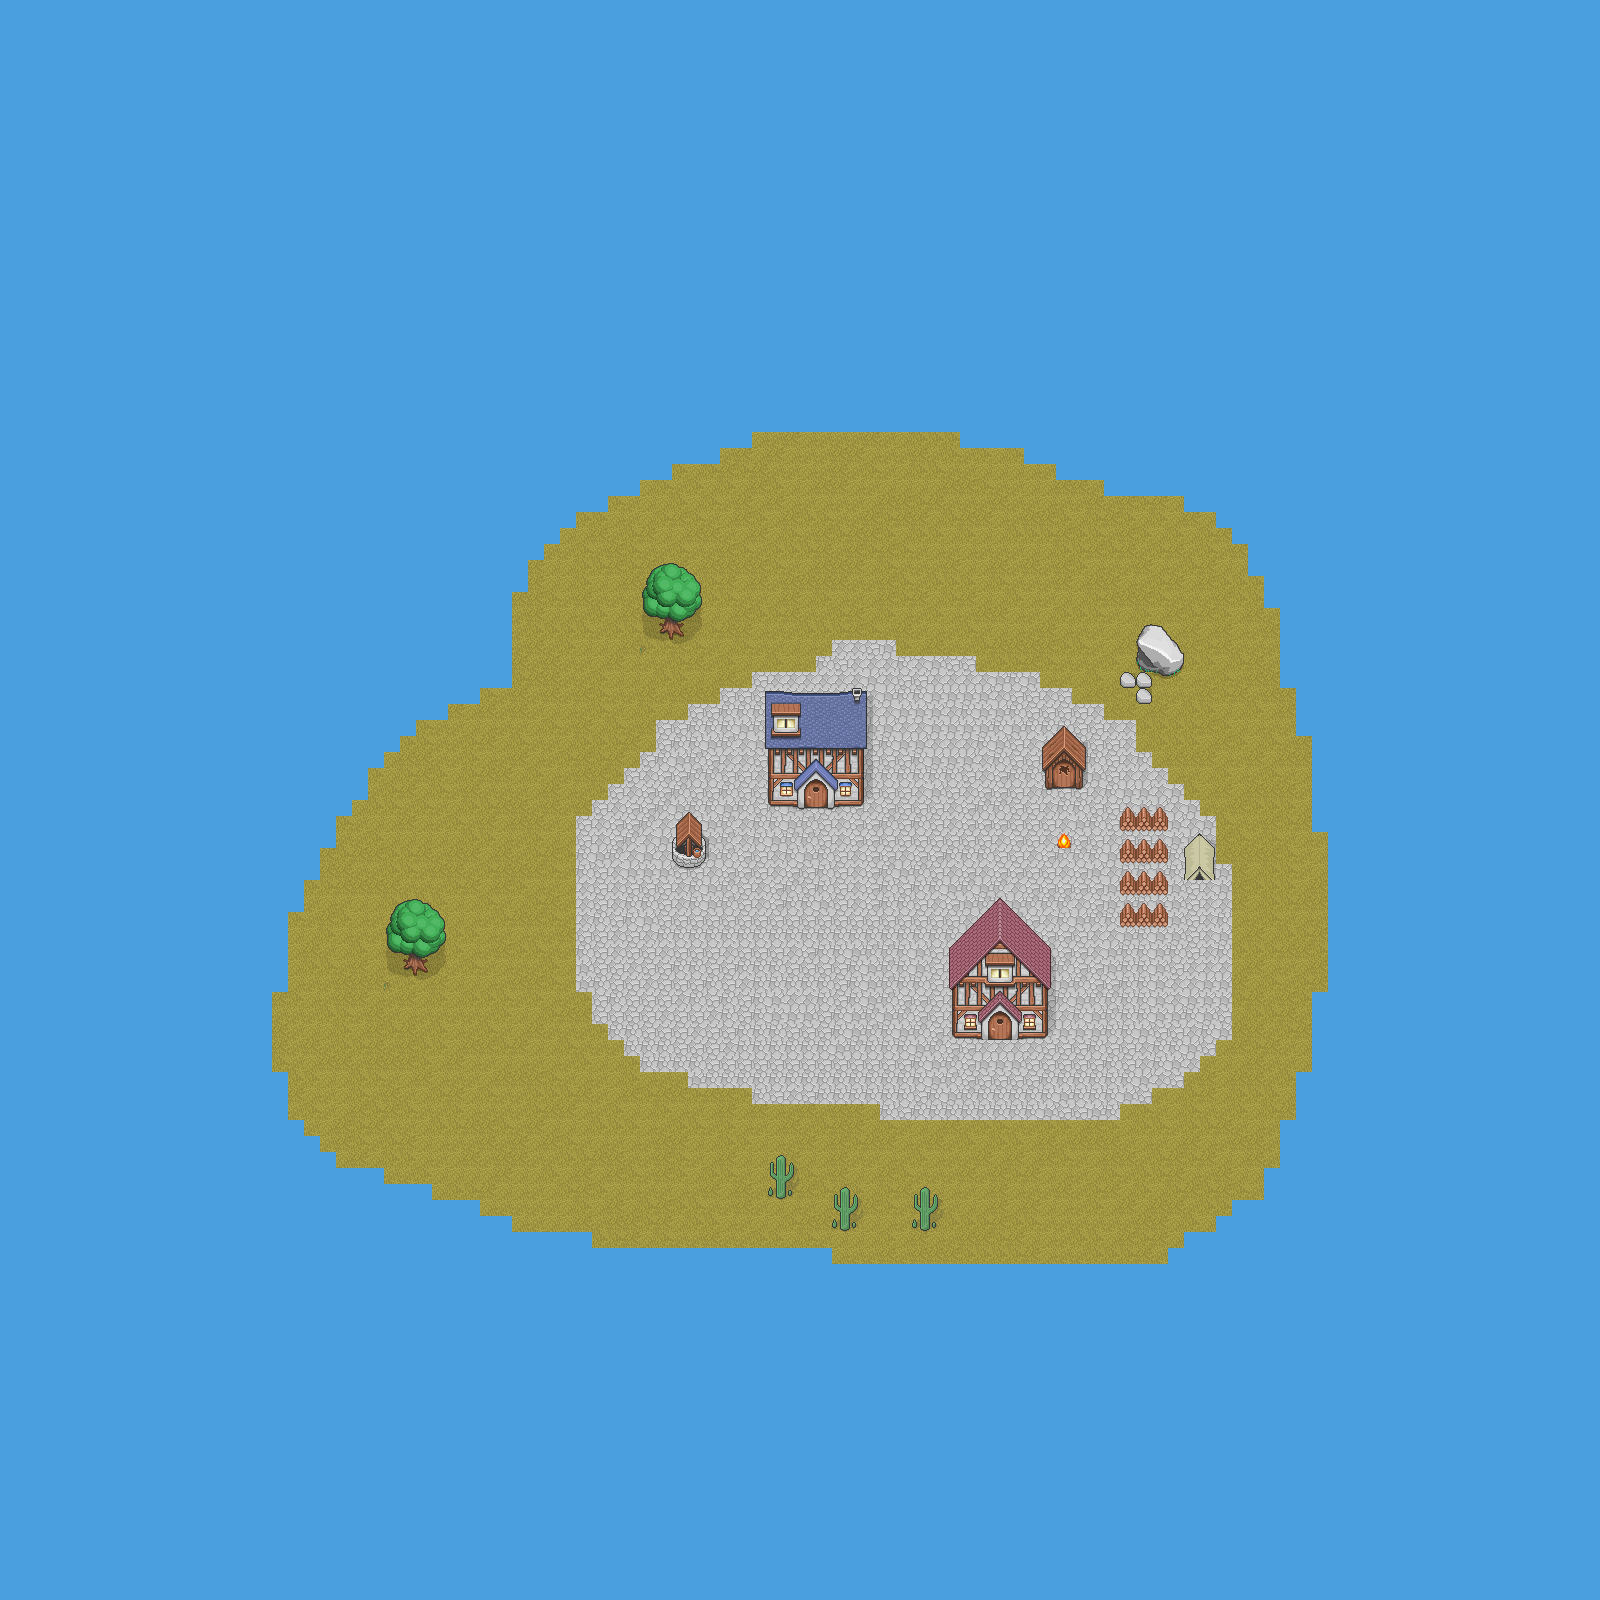

A 2D game scene composited from a Tiled map and its tileset images. What follows is a short description and the map's XML, with each tile layer's data collapsed to a summary:
An orthogonal 100x100 tile map with 16x16 px tiles, 2 tile layers (Base, Objects).

<map version="1.0" orientation="orthogonal" renderorder="right-down" width="100" height="100" tilewidth="16" tileheight="16">
 <tileset firstgid="1" name="tilesheet" tilewidth="16" tileheight="16">
  <image source="../../client/imgs/tilesheet.png" width="320" height="1568" />
 </tileset>
 <layer name="Base" width="100" height="100">
  <data>[10000 cells, 10000 non-empty, 11 distinct tile ids]</data>
 </layer>
 <layer name="Objects" width="100" height="100">
  <data>[10000 cells, 268 non-empty, 208 distinct tile ids]</data>
 </layer>
</map>
